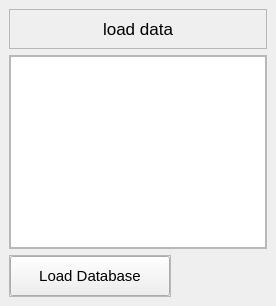
               <widget class="QWidget" name="page_7">
                <layout class="QVBoxLayout" name="verticalLayout_17">
                 <property name="spacing">
                  <number>6</number>
                 </property>
                 <property name="leftMargin">
                  <number>9</number>
                 </property>
                 <property name="topMargin">
                  <number>9</number>
                 </property>
                 <property name="rightMargin">
                  <number>9</number>
                 </property>
                 <property name="bottomMargin">
                  <number>9</number>
                 </property>
                 <item>
                  <widget class="QFrame" name="frame_15">
                   <property name="frameShape">
                    <enum>QFrame::StyledPanel</enum>
                   </property>
                   <property name="frameShadow">
                    <enum>QFrame::Raised</enum>
                   </property>
                   <layout class="QVBoxLayout" name="verticalLayout_23">
                    <property name="leftMargin">
                     <number>9</number>
                    </property>
                    <property name="topMargin">
                     <number>9</number>
                    </property>
                    <item>
                     <widget class="QLabel" name="label_11">
                      <property name="font">
                       <font>
                        <pointsize>13</pointsize>
                       </font>
                      </property>
                      <property name="text">
                       <string>load data</string>
                      </property>
                      <property name="alignment">
                       <set>Qt::AlignCenter</set>
                      </property>
                     </widget>
                    </item>
                   </layout>
                  </widget>
                 </item>
                 <item>
                  <widget class="QFrame" name="frame_16">
                   <property name="frameShape">
                    <enum>QFrame::StyledPanel</enum>
                   </property>
                   <property name="frameShadow">
                    <enum>QFrame::Raised</enum>
                   </property>
                   <layout class="QVBoxLayout" name="verticalLayout_24">
                    <property name="spacing">
                     <number>0</number>
                    </property>
                    <property name="leftMargin">
                     <number>0</number>
                    </property>
                    <property name="topMargin">
                     <number>0</number>
                    </property>
                    <property name="rightMargin">
                     <number>0</number>
                    </property>
                    <property name="bottomMargin">
                     <number>0</number>
                    </property>
                    <item>
                     <widget class="QTreeView" name="loadDataView">
                      <property name="animated">
                       <bool>true</bool>
                      </property>
                     </widget>
                    </item>
                   </layout>
                  </widget>
                 </item>
                 <item alignment="Qt::AlignLeft">
                  <widget class="QFrame" name="frame_17">
                   <property name="frameShape">
                    <enum>QFrame::StyledPanel</enum>
                   </property>
                   <property name="frameShadow">
                    <enum>QFrame::Raised</enum>
                   </property>
                   <layout class="QHBoxLayout" name="horizontalLayout_16">
                    <property name="spacing">
                     <number>0</number>
                    </property>
                    <property name="leftMargin">
                     <number>0</number>
                    </property>
                    <property name="topMargin">
                     <number>0</number>
                    </property>
                    <property name="rightMargin">
                     <number>0</number>
                    </property>
                    <property name="bottomMargin">
                     <number>0</number>
                    </property>
                    <item>
                     <widget class="QPushButton" name="loadDatabaseBtn">
                      <property name="minimumSize">
                       <size>
                        <width>160</width>
                        <height>40</height>
                       </size>
                      </property>
                      <property name="font">
                       <font>
                        <pointsize>11</pointsize>
                       </font>
                      </property>
                      <property name="cursor">
                       <cursorShape>PointingHandCursor</cursorShape>
                      </property>
                      <property name="text">
                       <string>Load Database</string>
                      </property>
                      <property name="icon">
                       <iconset>
                        <normaloff>../icons/database.svg</normaloff>../icons/database.svg</iconset>
                      </property>
                      <property name="iconSize">
                       <size>
                        <width>24</width>
                        <height>24</height>
                       </size>
                      </property>
                     </widget>
                    </item>
                   </layout>
                  </widget>
                 </item>
                </layout>
               </widget>
